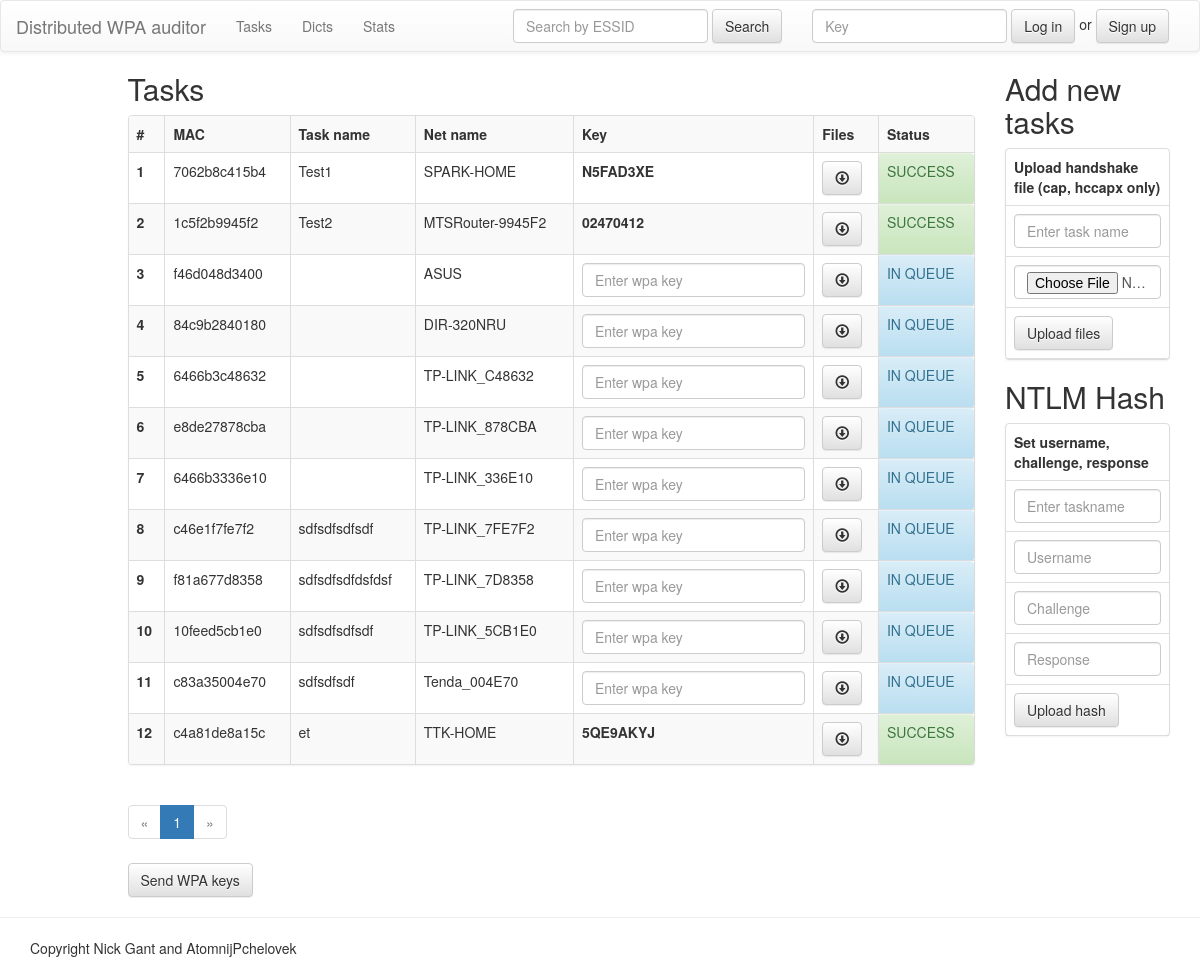
The app's page /web/index.php?tasks, older data.
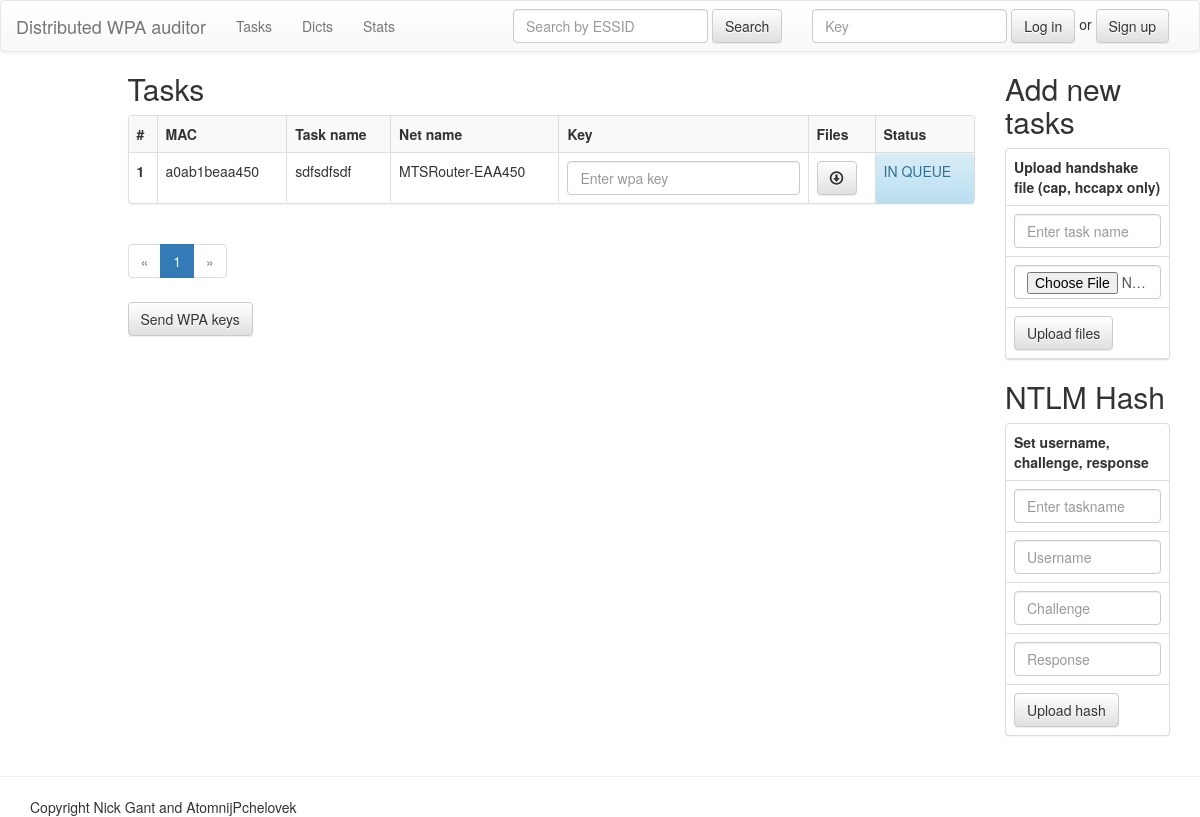
The same page, newer data.
### tables this page shows
CREATE TABLE `tasks` (
  `id` bigint(20) NOT NULL,
  `name` varchar(65) NOT NULL,
  `filename` varchar(60) DEFAULT NULL,
  `user_id` int(11) NOT NULL,
  `server_path` varchar(120) DEFAULT NULL,
  `site_path` varchar(120) NOT NULL,
  `essid` varchar(60) DEFAULT NULL,
  `station_mac` varchar(12) DEFAULT NULL,
  `type` int(11) NOT NULL,
  `ext` varchar(10) NOT NULL,
  `thash` binary(32) DEFAULT NULL,
  `uniq_hash` binary(16) NOT NULL,
  `net_key` varchar(64) DEFAULT '0',
  `username` varchar(60) DEFAULT NULL,
  `challenge` varchar(60) DEFAULT NULL,
  `response` varchar(60) DEFAULT NULL,
  `priority` int(11) NOT NULL DEFAULT '0',
  `ts` timestamp NOT NULL DEFAULT CURRENT_TIMESTAMP,
  `agents` int(11) NOT NULL DEFAULT '0',
  `status` int(11) DEFAULT '0'
);

### web/content/tasks.php (the view, shortened to what this page needs)
<?php
$sql = "SELECT * FROM tasks WHERE status='3'";
function getUserID() {
	global $mysqli;
	$sql = "SELECT u_id FROM users WHERE userkey=UNHEX('" . $_COOKIE[ 'key' ] . "')";
	$user_id = $mysqli->query( $sql )->fetch_object()->u_id;
	if ( $user_id == null ) {
		return -1;
	}
	return $user_id;
}
?>
<div class="container-fluid">
	<div class="col-lg-9 col-lg-offset-1">
		<h2>Tasks</h2>
		<form action="" method="post" enctype="multipart/form-data">
			<div class="panel panel-default">
				<table class="table table-striped table-bordered table-nonfluid">
					<tbody>
						<tr>
							<th>#</th>
							<th>MAC</th>
							<th>Task name</th>
							<th>Net name</th>
							<th>Key</th>
							<th>Files</th>
							<th>Status</th>
						</tr>
						<?php
						$total = $mysqli->query( 'SELECT COUNT(*) as count FROM tasks' )->fetch_object()->count;
						$limit = 20;
						$pages = ceil( $total / $limit );
						$page = min( $pages, filter_input( INPUT_GET, 'page', FILTER_VALIDATE_INT, array(
							'options' => array(
								'default' => 1,
								'min_range' => 1,
							),
						) ) );
						$offset = ( $page - 1 ) * $limit;
						function getStatus( $status ) {
							$listOfStatus = [
								0 => "IN QUEUE",
								1 => "IN PROGRESS",
								2 => "SUCCESS",
								3 => "FAILED",
							];
							return $listOfStatus[ $status ];
						}
						$user_id = getUserID();
						if ( isset( $_POST[ 'showOnlyMyNetworks' ] ) && $user_id != -1 ) {
							$sql = "SELECT id, name, filename, status, agents, net_key, essid, station_mac, site_path FROM tasks WHERE user_id='" . $user_id . "'";
						} else {
							$sql = "SELECT id, name, filename, status, agents, net_key, essid, station_mac, site_path FROM tasks ORDER BY id LIMIT " . $limit . " OFFSET " . $offset;
						}
						$result = $mysqli->query( $sql );
						if ( $result->num_rows > 0 ) {
							$result = $result->fetch_all( MYSQLI_ASSOC );
							$id = 0;
							foreach ( $result as $row ) {
								if ( $row[ 'net_key' ] == '0' ) {
									$key = '<input type="text" class="form-control" placeholder="Enter wpa key" name="' . $row[ 'id' ] . '">';
								} else {
									$key = "<strong>" . $row[ 'net_key' ] . "</strong>";
								}
								$id++;
								$str = '<tr><td><strong>' . $id . '</strong></td><td>' . $row[ 'station_mac' ] . '</td><td>' . $row[ 'name' ] . '</td><td>' . $row[ 'essid' ] . '</td><td>' . $key . '</td><td><a href="' . $row[ 'site_path' ] . '" class="btn btn-default"><span class="glyphicon glyphicon-download"></span></a><td class="status">' . getStatus( $row[ 'status' ] ) . '</td>';
								echo $str;
								echo "</tr>";
							}
						}
						?>
					</tbody>
				</table>
			</div>
			<nav aria-label="Page navigation">
				<ul class="pagination">
					<?php
					$prevlink = ( $page > 1 ) ? '<li><a href="?tasks%page=' . ($page - 1) . '" aria-label="Previous"><span aria-hidden="true">&laquo;</span></a></li>': '<li class="disabled"><a href="?tasks&page=1" aria-label="Previous"><span aria-hidden="true">&laquo;</span></a></li>';
					echo $prevlink;
					for ( $i = 1; $i <= $pages; $i++ ) {
						$element = '<li><a href="?tasks&page=' . $i . '">' . $i . '</a></li>';
						if ( $i == $page ) {
							$element = '<li class="active"><a href="?tasks&page=' . $i . '">' . $i . '</a></li>';
						}
						echo $element;
					}
					$nextlink = ( $page < $pages ) ? '<li><a href="?tasks&page=' . ($page + 1) . '" aria-label="Next"><span aria-hidden="true">&raquo;</span></a></li>' : '<li class="disabled"><a href="?tasks&page=1" aria-label="Next"><span aria-hidden="true">&raquo;</span></a></li>';
					echo $nextlink;
					?>
				</ul>
			</nav>
			<input type="submit" value="Send WPA keys" name="buttonWpaKeys" class="btn btn-default">
		</form>
	</div>
	<div class="col-lg-2">
		<h2>Add new tasks</h2>
		<form class="" action="" method="post" enctype="multipart/form-data">
			<div class="panel panel-default">
				<table class="table table-bordered table-nonfluid">
					<tbody>
						<tr>
							<th>Upload handshake file (cap, hccapx only)</th>
						</tr>
						<tr>
							<td>
								<input type="text" class="form-control" name="task_name" required="" placeholder="Enter task name">
							</td>
						</tr>
						<tr>
							<td>
								<input type="file" class="form-control" name="upfile" required="">
							</td>
						</tr>
						<tr>
							<td>
								<input type="submit" class="btn btn-default" value="Upload files" name="buttonUploadFile">
							</td>
						</tr>
					</tbody>
				</table>
			</div>
		</form>
		<h2>NTLM Hash</h2>
		<form class="" action="" method="post" enctype="multipart/form-data">
			<div class="panel panel-default">
				<table class="table table-bordered table-nonfluid">
					<tbody>
						<tr>
							<th>Set username, challenge, response</th>
						</tr>
						<tr>
							<td>
								<input type="text" class="form-control" name="taskname" required="" placeholder="Enter taskname">
							</td>
						</tr>
						<tr>
							<td>
								<input type="text" class="form-control" name="username" required="" placeholder="Username">
							</td>
						</tr>
						<tr>
							<td>
								<input type="text" class="form-control" name="challenge" required="" placeholder="Challenge">
							</td>
						</tr>
						<tr>
							<td>
								<input type="text" class="form-control" name="response" required="" placeholder="Response">
							</td>
						</tr>
						<tr>
							<td>
								<input type="submit" class="btn btn-default" value="Upload hash" name="buttonUploadHash">
							</td>
						</tr>
					</tbody>
				</table>
			</div>
		</form>
	</div>
</div>

### web/index.php (shortened to what this page needs)
<?php include( 'common.php' ); ?>
<!DOCTYPE html>
<html>
<head>
	<link rel="stylesheet" href="https://maxcdn.bootstrapcdn.com/bootstrap/3.3.7/css/bootstrap.min.css">
	<link rel="stylesheet" href="https://maxcdn.bootstrapcdn.com/bootstrap/3.3.7/css/bootstrap-theme.min.css">
	<link href="https://gitcdn.github.io/bootstrap-toggle/2.2.2/css/bootstrap-toggle.min.css" rel="stylesheet">
	<link rel="stylesheet" href="css/style.css">
</head>
<body>
	<nav class="navbar navbar-default mb0">
		<div class="container-fluid">
			<div class="navbar-header">
				<a class="navbar-brand" href="?">Distributed WPA auditor</a>
			</div>
			<div class="collapse navbar-collapse" id="bs-example-navbar-collapse-1">
				<ul class="nav navbar-nav">
					<li><a href="?tasks">Tasks</a>
					</li>
					<li><a href="?dicts">Dicts</a>
					</li>
					<li><a href="?stat">Stats</a>
					</li>
				</ul>
				<ul class="nav navbar-nav navbar-right">
					<form class="navbar-form navbar-left" action="?search" method="post">
						<div class="form-group">
							<input type="text" class="form-control" placeholder="Search by ESSID" name="search_query">
							<button type="submit" class="btn btn-default">Search</button>
						</div>
					</form>
					<?php
					if ( isset( $_COOKIE[ 'key' ] ) ) {
						$sql = "SELECT rang FROM users WHERE userkey=UNHEX('" . $_COOKIE[ 'key' ] . "')";
						$result = $mysqli->query( $sql )->fetch_all( MYSQLI_ASSOC );
						if ( $result[ 0 ][ 'rang' ] == "admin" )
							$admin = true;
						echo '<p class="navbar-text">Signed in as <strong><a href="?profile">' . getNickname() . '</a></strong></p><form class="navbar-form navbar-left" action="" method="post"><input type="hidden" name="remkey" value="1" /><button type="submit" class="btn btn-default">Log out</button></form>';
					} else
						echo '<form class="navbar-form navbar-left" action="" method="post">
								  <div class="form-group">
									<input type="text" class="form-control" placeholder="Key" name="key" maxlength="32">
									<button type="submit" class="btn btn-default">Log in</button> or <a href="?get_key" class="btn btn-default">Sign up</a>
								  </div>
							  </form>
							  ';
					?>
				</ul>
			</div>
		</div>
	</nav>
	<?php @include($cont) ?>
	<hr>
	<div class="container">
		<footer>
			Copyright Nick Gant and AtomnijPchelovek
		</footer>
	</div>
</body>
</html>

### web/css/style.css (style rules this page uses)
.mb0 { margin-bottom: 0px; }

Row changes from the older to the newer data that the page shows:
removed tasks: station_mac "7062b8c415b4", name "Test1", essid "SPARK-HOME", net_key "N5FAD3XE", status "SUCCESS"
removed tasks: station_mac "1c5f2b9945f2", name "Test2", essid "MTSRouter-9945F2", net_key "02470412", status "SUCCESS"
removed tasks: station_mac "f46d048d3400", essid "ASUS", status "IN QUEUE"
removed tasks: station_mac "84c9b2840180", essid "DIR-320NRU", status "IN QUEUE"
removed tasks: station_mac "6466b3c48632", essid "TP-LINK_C48632", status "IN QUEUE"
removed tasks: station_mac "e8de27878cba", essid "TP-LINK_878CBA", status "IN QUEUE"
removed tasks: station_mac "6466b3336e10", essid "TP-LINK_336E10", status "IN QUEUE"
removed tasks: station_mac "c46e1f7fe7f2", name "sdfsdfsdfsdf", essid "TP-LINK_7FE7F2", status "IN QUEUE"
removed tasks: station_mac "f81a677d8358", name "sdfsdfsdfdsfdsf", essid "TP-LINK_7D8358", status "IN QUEUE"
removed tasks: station_mac "10feed5cb1e0", name "sdfsdfsdfsdf", essid "TP-LINK_5CB1E0", status "IN QUEUE"
removed tasks: station_mac "c83a35004e70", name "sdfsdfsdf", essid "Tenda_004E70", status "IN QUEUE"
removed tasks: station_mac "c4a81de8a15c", name "et", essid "TTK-HOME", net_key "5QE9AKYJ", status "SUCCESS"
added tasks: station_mac "a0ab1beaa450", name "sdfsdfsdf", essid "MTSRouter-EAA450", status "IN QUEUE"
